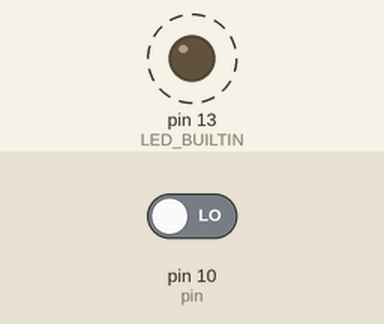
This sketch was run on a simulated Arduino Uno, built with avr-gcc and run on an emulated ATmega328P. Parts: output pins drawn as LEDs (lit = HIGH). Dashed ring = blinking. The inputs (shaded band) are chosen by the test bench; at power-on: pin 10 (pin) LOW. What the sketch prints to the serial monitor is not drawn.

Above: at 0.5 s.
Timing chart, 0 to 3.0 s (numbered marks = the images above):
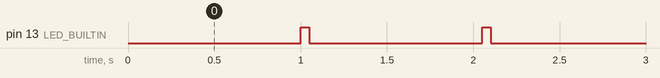

The sketch:

sketch.ino
```cpp
int pin = 10;
unsigned long duration;

void setup() {
  Serial.begin(9600);
  pinMode(LED_BUILTIN, OUTPUT);
  pinMode(pin, INPUT);
}

void loop() {
  duration = pulseIn(pin, HIGH);
  if (duration >= 0) {
    Serial.println(1); // send byte with the value 1
    digitalWrite(LED_BUILTIN, HIGH);
    delay(50);
    digitalWrite(LED_BUILTIN, LOW);
  }
}
```

Measured:
- by itself, pin 13 (LED_BUILTIN): alternates HIGH for 0.05 s and LOW for 1.0 s
